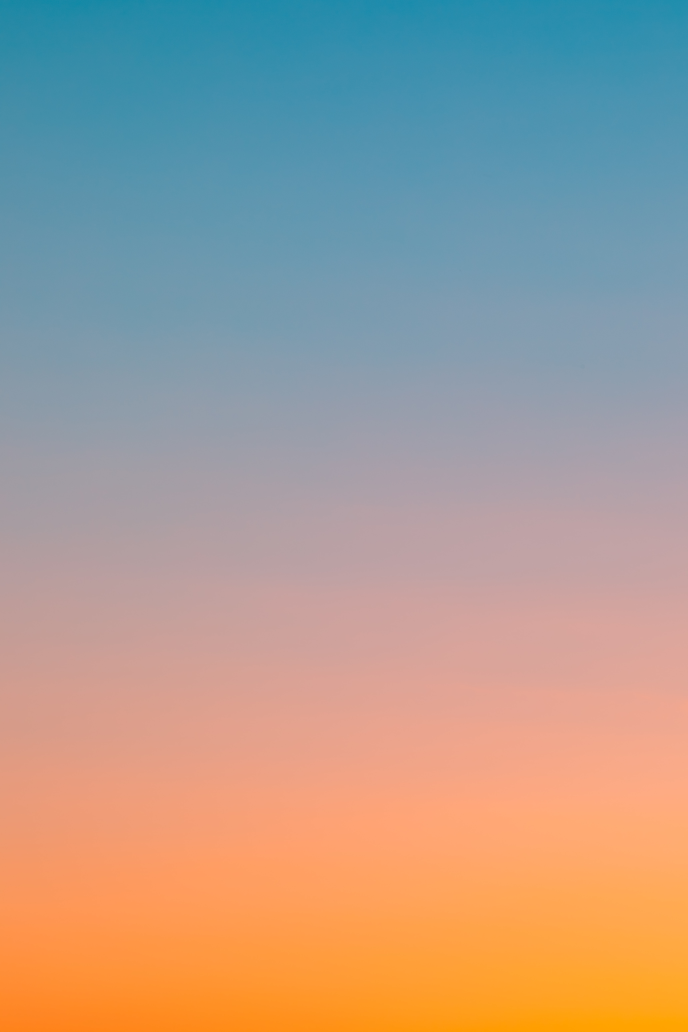
#> input picture backgrounds/background3.jpg, 4125 x 6187 px (shown at 1/6 size)
$ python thumb.py
#> lines starting #> are read from the running program, lines starting #| are printed output that depends on the picture
from PIL import Image, ImageDraw, ImageFont
import textwrap
import moviepy.editor as mpe

def crear_thumbnail(titulo, ruta_fondo, ruta_persona):
    # Cargar la imagen de fondo y la imagen de la persona
#> called with ruta_fondo = './backgrounds/background3.jpg', ruta_persona = './fotos/omar1.png'
    fondo = Image.open(ruta_fondo)
#> fondo is the input picture: PIL image 4125x6187 RGB; mean R, G, B 169.9, 155.9, 145.3
    persona = Image.open(ruta_persona)
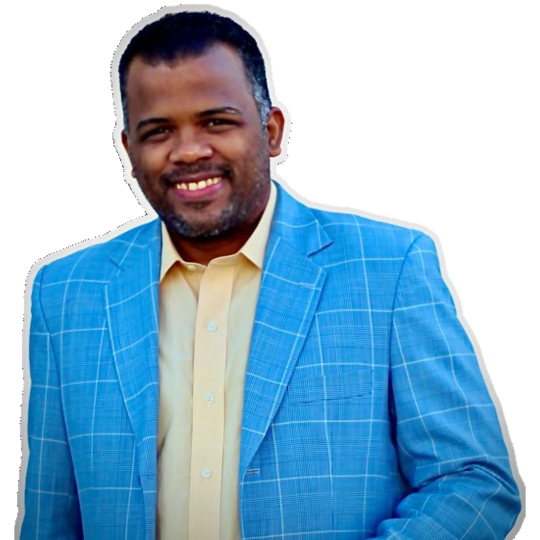
#> input picture fotos/omar1.png, 1080 x 1080 px (shown at 1/2 size)
#> persona is the input picture: PIL image 1080x1080 RGBA; mean R, G, B, A 48.6, 86.1, 110.7, 158.2

    # Redimensionar las imágenes si es necesario
    fondo = fondo.resize((720, 1280))  # Tamaño para YouTube Shorts
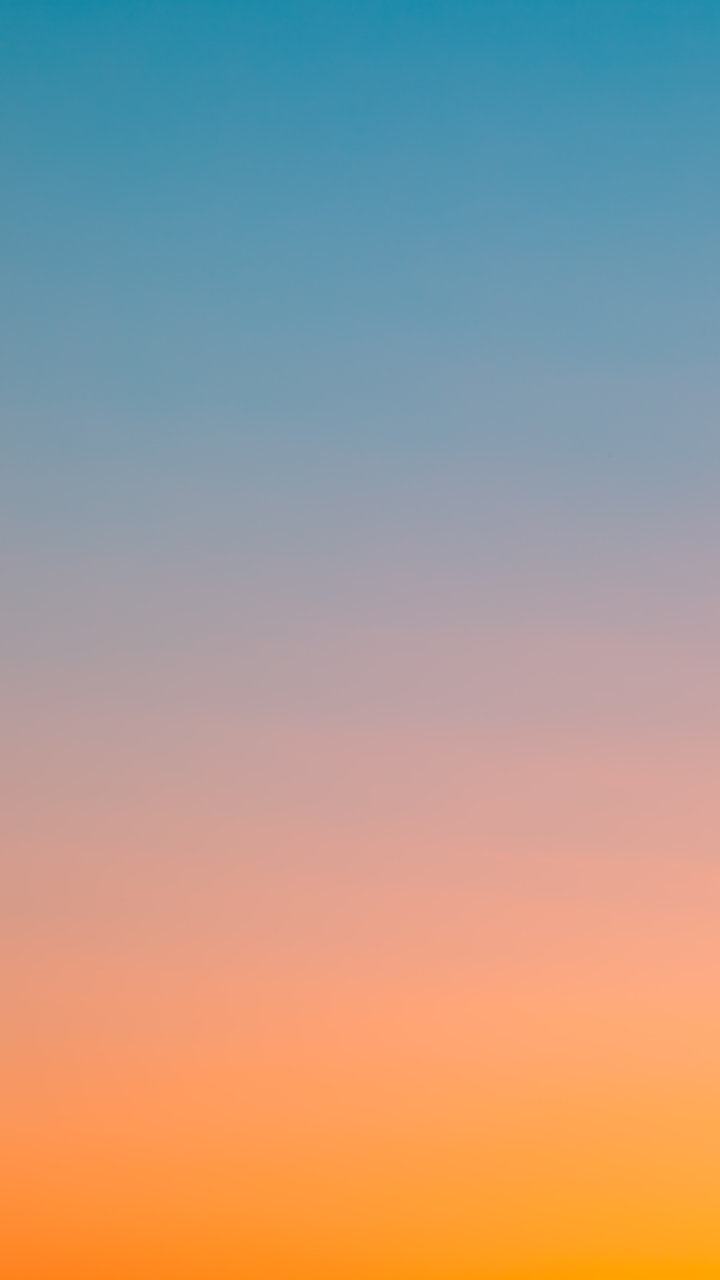
#> fondo: PIL image 720x1280 RGB; mean R, G, B 169.9, 155.9, 145.3
    persona = persona.resize((700, 700))
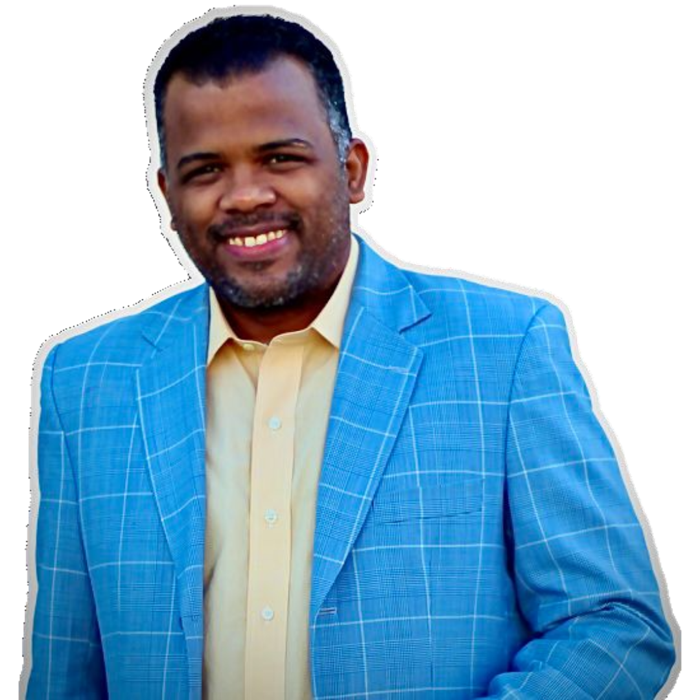
#> persona: PIL image 700x700 RGBA; mean R, G, B, A 48.8, 86.3, 110.9, 158.2; transparent parts drawn white

    # Crear una imagen base
    imagen_final = Image.new('RGB', fondo.size, (255, 255, 255))
#> imagen_final: PIL image 720x1280 RGB; every value is 255
    imagen_final.paste(fondo, (0,0))

    # Superponer la imagen de la persona
    posicion_persona = (30, 600)  # Cambiar según sea necesario
    imagen_final.paste(persona, posicion_persona, persona)
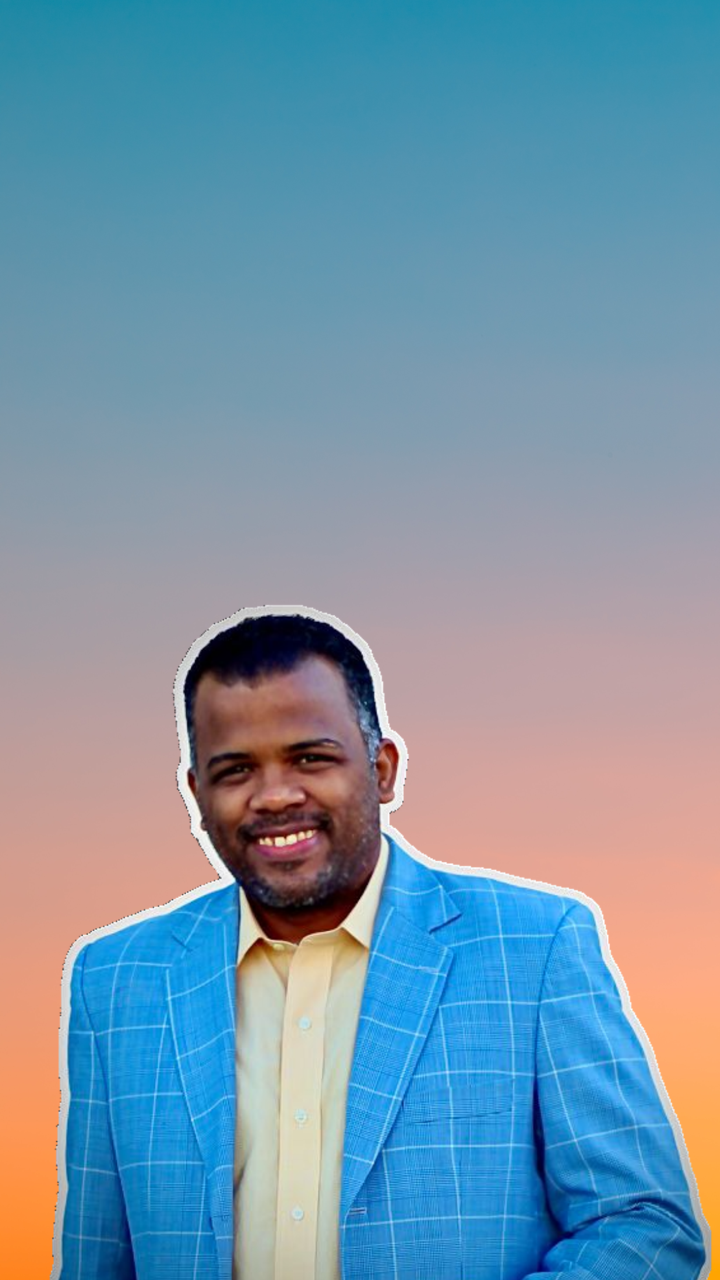
#> imagen_final: PIL image 720x1280 RGB; mean R, G, B 119.1, 149.3, 168.9

    # Agregar texto
    draw = ImageDraw.Draw(imagen_final)
    # font = ImageFont.truetype('./fonts/lemon_milk/LEMONMILK-Medium.otf', 90)  # Puedes cambiar la fuente y el tamaño
    font = ImageFont.truetype('./fonts/bebas_neue/BebasNeue-Regular.ttf', 110)  # Puedes cambiar la fuente y el tamaño
    draw.text((100, 175), textwrap.fill(titulo, width=15), (255, 255, 255), font=font, align='center')

    # Guardar la imagen
    filename = './thumbnails/thumbnail_youtube_shorts.jpg'
    imagen_final.save(filename)
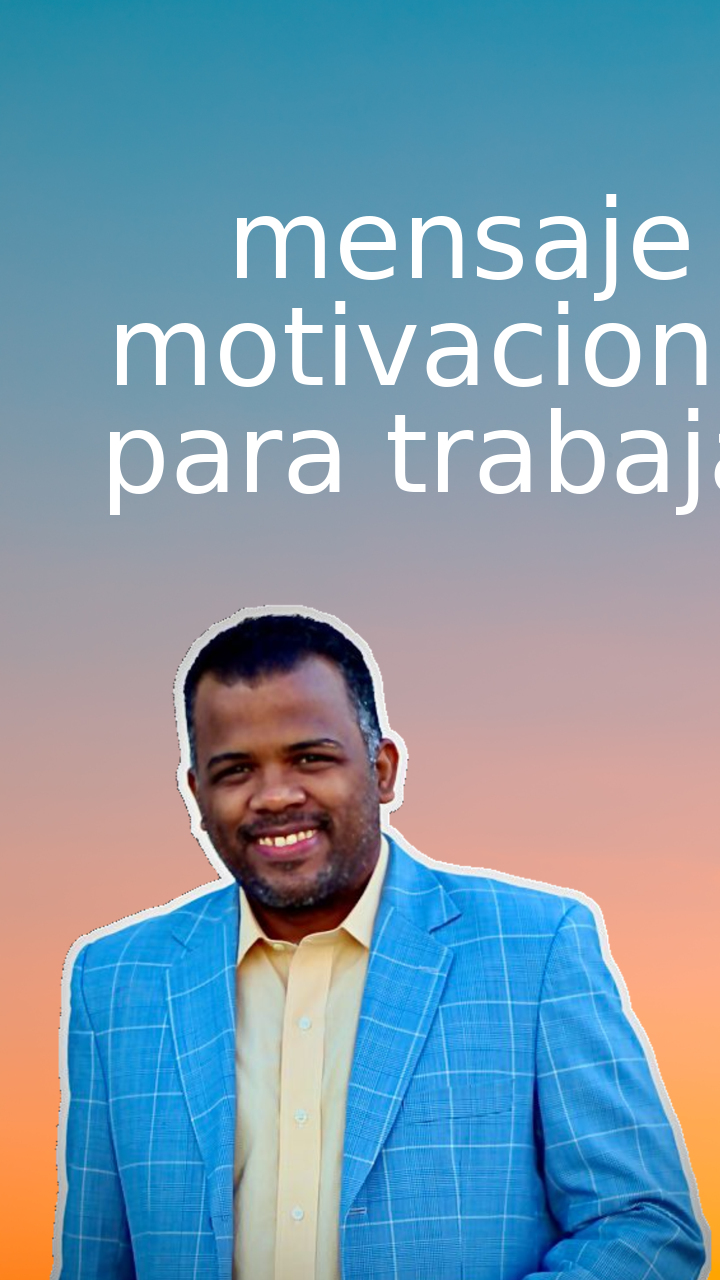
#> saved as thumbnail_youtube_shorts.jpg: PIL image 720x1280 RGB; mean R, G, B 124.7, 153.5, 172.2

    return filename


# Uso de la función
thumbnail_image = crear_thumbnail("mensaje\nmotivacional\npara\ntrabajar", './backgrounds/background3.jpg', './fotos/omar1.png')

# print(thumbnail_image.convert("RGB").tobytes())

#> (the run stopped early here; a loop or call above may not have finished)
